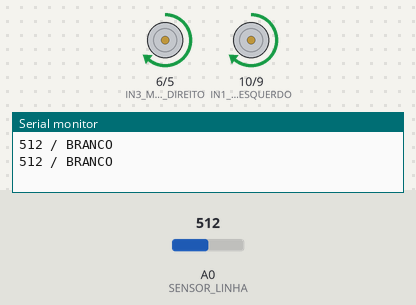
A sketch run on a simulated Arduino Uno, built with avr-gcc and run on an emulated ATmega328P. On the bench: motor-driver pin pairs drawn as motors (green arrow = first pin HIGH = forward, orange = second pin HIGH = backward, longer = more drive), the last lines printed to the serial monitor. The test bench sets the inputs (shaded band); at power-on: A0 (SENSOR_LINHA) = 512.

Above: at 1.8 s.
1.9 s: A0 (SENSOR_LINHA) set to 692
5.4 s: A0 (SENSOR_LINHA) set to 710
At 7.0 s:
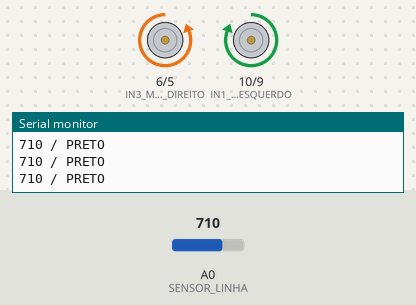
7.8 s: A0 (SENSOR_LINHA) set to 690
At 8.01 s:
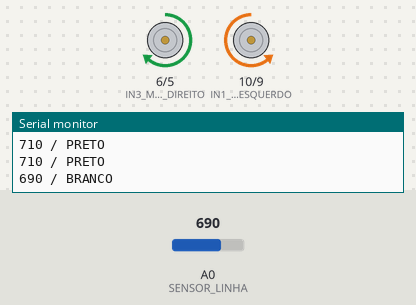
Timing chart, 0 to 18.0 s (numbered marks = the images above; inputs shaded):
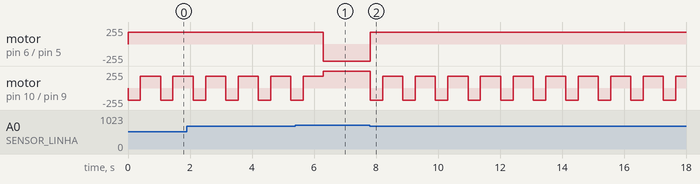

Measured:
- the behaviour switches between 700 and 701 on A0 (SENSOR_LINHA) (found by bisection; images 0 and 1)
- after the input at 5.4 s, motor on pin 6 (IN3_MOTOR_DIREITO) / pin 5 (IN4_MOTOR_DIREITO): forward 180/255 → backward 255/255 after 0.90 s
- after the input at 7.8 s, motor on pin 6 (IN3_MOTOR_DIREITO) / pin 5 (IN4_MOTOR_DIREITO): backward 255/255 → forward 180/255 at once; motor on pin 10 (IN1_MOTOR_ESQUERDO) / pin 9 (IN2_MOTOR_ESQUERDO): alternates forward 180/255 for 0.65 s and backward 180/255 for 0.40 s, starting at once
- by itself, motor on pin 10 (IN1_MOTOR_ESQUERDO) / pin 9 (IN2_MOTOR_ESQUERDO): alternates forward 180/255 for 0.65 s and backward 180/255 for 0.40 s

The sketch:

missao7-sensor-refletancia-desafio_-_Copia.ino
```cpp
/*
 * INÍCIO
 *   -> Configuração Inicial
 *   -> Interpretar sinal do sensor de reflectância
 *   -> O robô está na borda branca?
 *        SIM -> Andar para trás (10 a 20 cm) -> Girar ~180° -> volta a interpretar o sensor
 *        NÃO -> Andar para frente com potência máxima -> volta a interpretar o sensor
 */

// ---------------- Pinos ----------------

// Sensor de refletância (detecta a borda branca do ringue)
#define SENSOR_LINHA A0

// Motor esquerdo
const int IN1_MOTOR_ESQUERDO = 10;
const int IN2_MOTOR_ESQUERDO = 9;

// Motor direito
const int IN3_MOTOR_DIREITO = 6;
const int IN4_MOTOR_DIREITO = 5;

// ---------------- Configurações ----------------

const int PWM_MAX = 255;   // potência máxima (frente)
const int PWM_RE  = 180;   // potência da ré
const int PWM_GIRO = 180;  // potência do giro

// Tempos (ms) usados para estimar deslocamento/ângulo, já que não há encoder.
// Calibrar na prática de acordo com o robô real.
const unsigned long TEMPO_RE     = 400;  // tempo para andar de ~10 a 20 cm para trás
const unsigned long TEMPO_GIRO   = 650;  // tempo para girar ~180°

// Sensor de refletância: calibrar LIMIAR conforme leitura real de PRETO x BRANCO
const int LIMIAR = 700;

int valorAD;
bool naBordaBranca;


// ======================================================
// LEITURA DO SENSOR DE REFLETÂNCIA
// Atualiza valorAD e naBordaBranca, e envia pela Serial:
// "valorAD / PRETO" ou "valorAD / BRANCO"
// ======================================================
void lerSensorLinha() {
  valorAD = analogRead(SENSOR_LINHA);

  // ajuste o sinal ">" ou "<" conforme a calibração do seu sensor
  naBordaBranca = (valorAD <= LIMIAR); // BRANCO = borda do ringue

  Serial.print(valorAD);
  Serial.print(" / ");
  Serial.println(naBordaBranca ? "BRANCO" : "PRETO");
}

// ======================================================
// ANDAR PARA FRENTE COM POTÊNCIA MÁXIMA
// ======================================================
void andarFrenteMaxima() {
  analogWrite(IN1_MOTOR_ESQUERDO, PWM_MAX);
  analogWrite(IN2_MOTOR_ESQUERDO, 0);

  analogWrite(IN3_MOTOR_DIREITO, 0);
  analogWrite(IN4_MOTOR_DIREITO, PWM_MAX);
}

// ======================================================
// ANDAR PARA TRÁS (de 10 cm a 20 cm)
// ======================================================
void andarParaTras() {
  analogWrite(IN1_MOTOR_ESQUERDO, 0);
  analogWrite(IN2_MOTOR_ESQUERDO, PWM_RE);

  analogWrite(IN3_MOTOR_DIREITO, PWM_RE);
  analogWrite(IN4_MOTOR_DIREITO, 0);

  delay(TEMPO_RE);
  //pararMotores();
}

// ======================================================
// GIRAR ≈ 180°
// ======================================================
void girar180() {
  // Motor esquerdo -> frente
  analogWrite(IN1_MOTOR_ESQUERDO, PWM_GIRO);
  analogWrite(IN2_MOTOR_ESQUERDO, 0);

  // Motor direito -> ré (giro no próprio eixo)
  analogWrite(IN3_MOTOR_DIREITO, PWM_GIRO);
  analogWrite(IN4_MOTOR_DIREITO, 0);

  delay(TEMPO_GIRO);
  //pararMotores();
}


void setup() {
  Serial.begin(9600);

  pinMode(SENSOR_LINHA, INPUT);

  pinMode(IN1_MOTOR_ESQUERDO, OUTPUT);
  pinMode(IN2_MOTOR_ESQUERDO, OUTPUT);
  pinMode(IN3_MOTOR_DIREITO, OUTPUT);
  pinMode(IN4_MOTOR_DIREITO, OUTPUT);

  // Configuração Inicial: começa parado
  //pararMotores();
}

void loop() {
  // ---------- Interpretar o sinal de saída do sensor de reflectância ----------
  lerSensorLinha();

  // ---------- O robô está na borda branca? ----------
  if (naBordaBranca) {
    // SIM
    andarParaTras();
    girar180();
  } else {
    // NÃO
    andarFrenteMaxima();
  }
}
```
